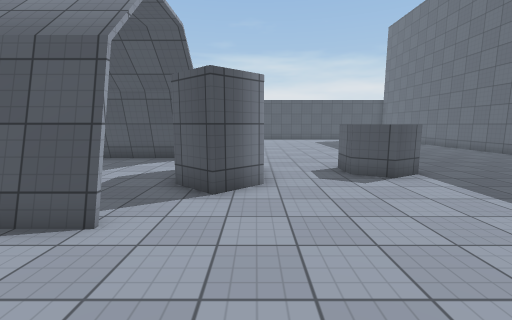
[1] (above)

21 first-person views from a walk through a 3-D level made in the Unity game engine. The camera is 1.5 m above the floor, tilts 8° down and sees 90° across. The floor is counted in squares, 1 m on a side. Each view is taken from the middle of a square. On the plan, view 1 faces up. The plan holds only what a view shows up to about 13 squares ahead; the rest is blank. The place goes on beyond the plan. The player is left out. Surface patterns are stand-ins for the level's own textures.

[2]
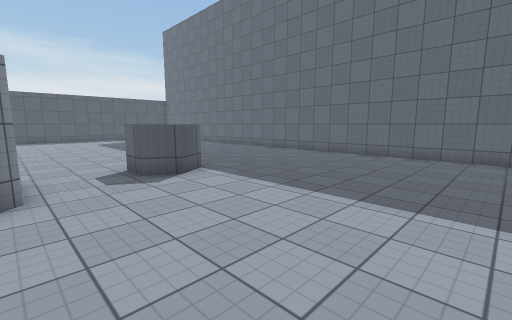

[3]
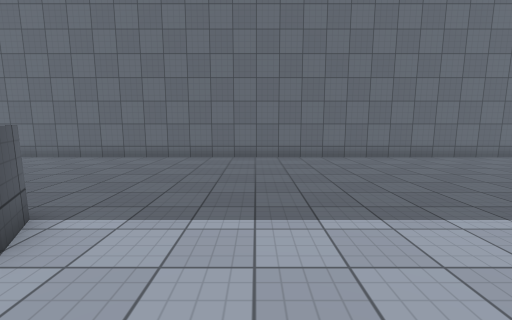

[4]
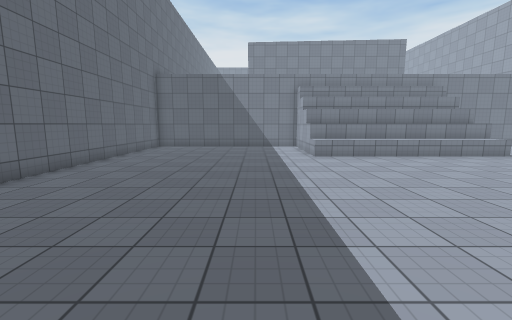

[5]
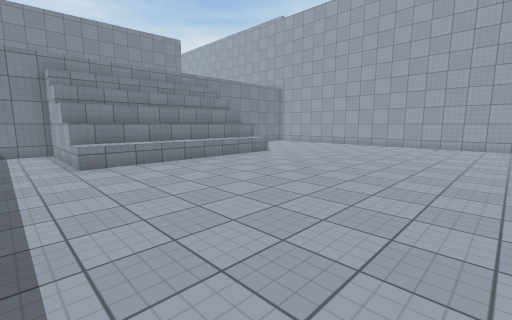

[6]
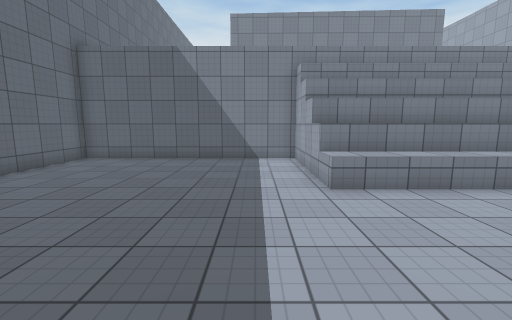

[7]
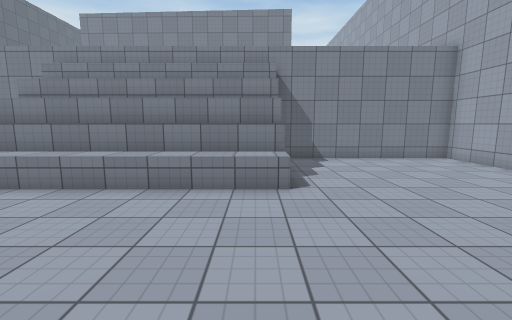

[8]
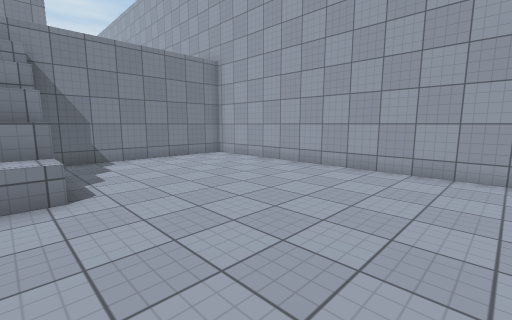

[9]
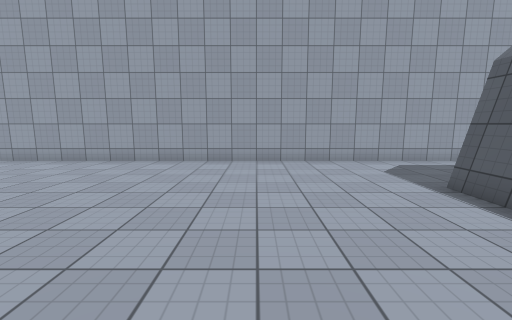

[10]
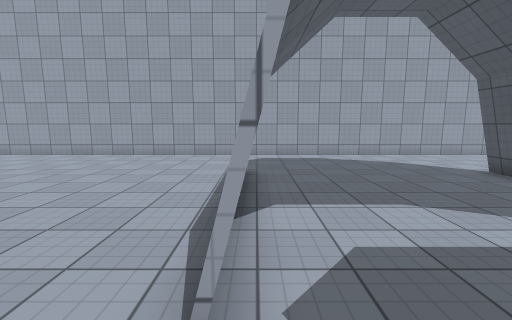

[11]
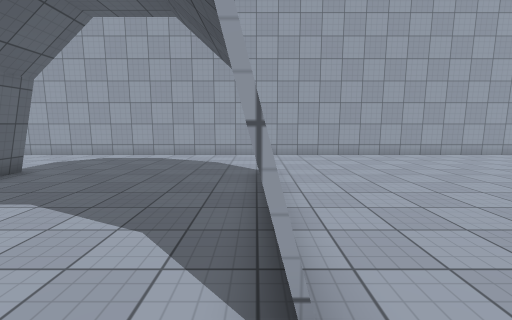

[12]
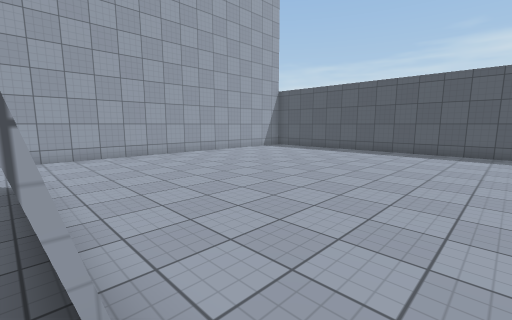

[13]
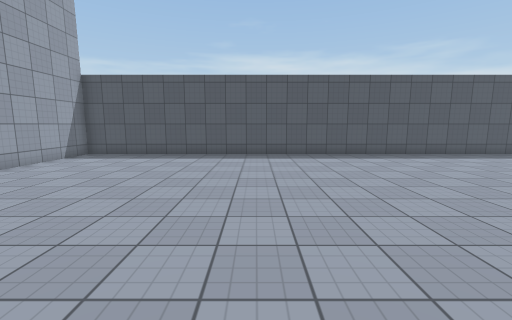

[14]
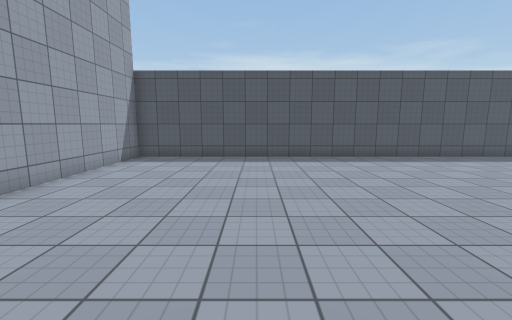

[15]
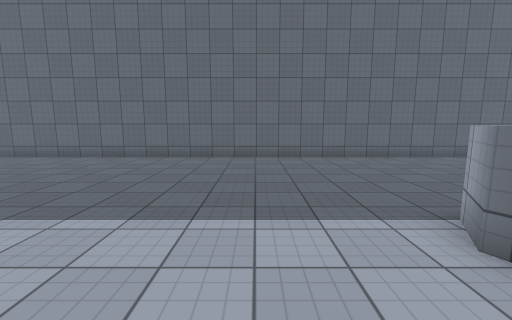

[16]
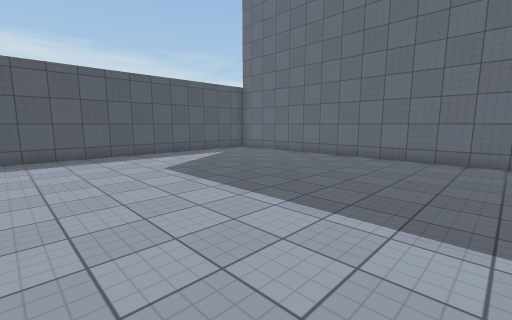

[17]
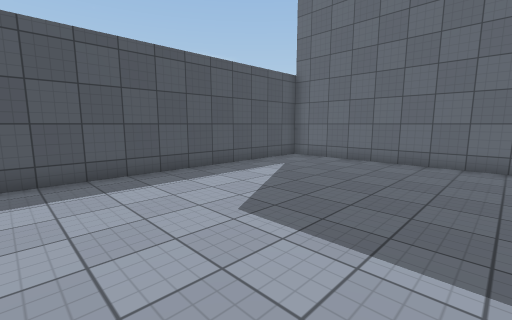

[18]
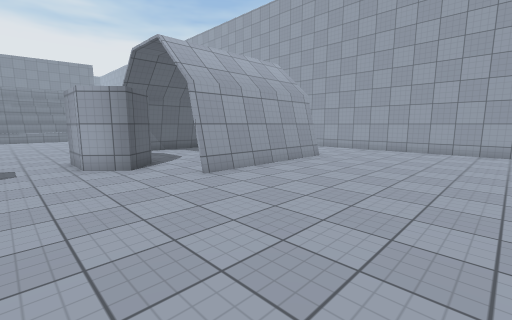

[19]
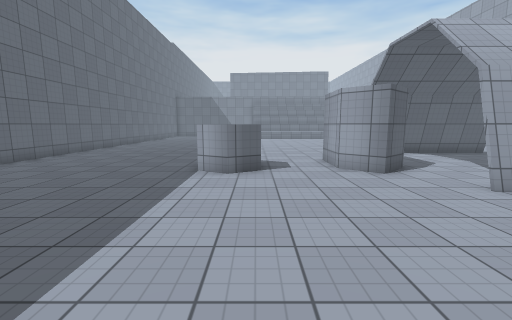

[20]
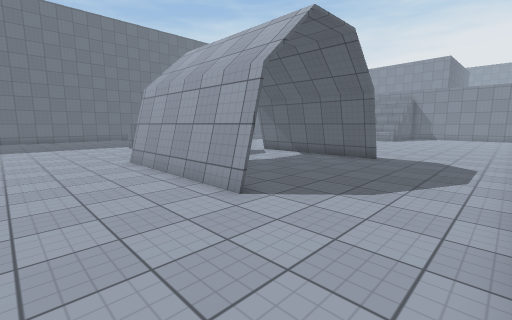

[21]
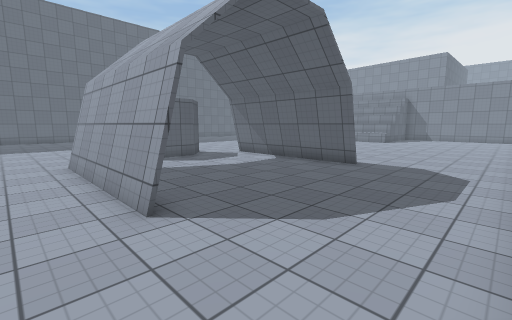

### Floor plan
Points are (right, up) in squares from view 1. A wall is a line through its corners. A room is listed if a view was taken in it or the views show most of it. See-through windows are left out.
Room 1 (views 1, 2, 3, 4, 5, 6, 7, 8, 9, 10, 11, 12, 13, 14, 15, 16, 17, 18, 19, 20, 21)
walls: (-2.1, 8.3) (-0.9, 9.3) (0.2, 8.3) (0.2, 6.3) (-0.9, 5.3) (-2, 6.3) (-2, 7.9); (5, 7.6) (3.9, 7) (2.8, 7.6) (2.8, 8.8) (3.9, 9.3) (4.9, 8.7); (-2.3, 4.1) (-2.3, 4) (-4, 4); (-2.3, 3.7) (-4, 3.7); (-2.3, 11.3) (-2.3, 10.9); (-3.5, 10.9) (-6.4, 10.9); (-3.5, 11.2) (-6.8, 11.2); (-7.5, 3.7) (-8.9, 3.7); (-8, 4) (-8.9, 4) (-3.4, 4); (-8, 10.9) (-8.9, 10.9) (-8.9, 11.3); (-8, 11.2) (-9, 11.2); (-9, 11.1) (-2.2, 11.1); (3.3, -8.8) (3.3, -14.2) (12.6, -14.2) (12.6, 25.8) (-13.4, 25.8) (-13.4, -14.2) (-6, -14.2); (-5.9, -9.9) (3.4, -9.9)
low walls: (-8.9, 3.7) (-3.9, 3.7); (-8.9, 11.3) (-2.3, 11.3); (-5.9, -8.8) (3.3, -8.8)

Where each view was taken, in squares from view 1:
view 1: 0 up, 0 right, facing up
view 2: 0 up, 0 right, facing up-right
view 3: 4 up, 1 right, facing right
view 4: 3 up, 6 right, facing down
view 5: 1 up, 5 right, facing down-left
view 6: 3 down, 5 right, facing down
view 7: 3 down, 5 left, facing down
view 8: 3 down, 5 left, facing down-left
view 9: 1 down, 3 left, facing left
view 10: 4 up, 1 left, facing left
view 11: 11 up, 1 left, facing left
view 12: 11 up, 1 left, facing up-left
view 13: 13 up, 5 left, facing up
view 14: 14 up, 8 left, facing up
view 15: 12 up, 1 right, facing right
view 16: 13 up, 1 right, facing up-right
view 17: 18 up, 2 right, facing up-right
view 18: 18 up, 2 right, facing down-left
view 19: 17 up, 3 right, facing down
view 20: 15 up, 13 left, facing down-right
view 21: 13 up, 13 left, facing down-right
